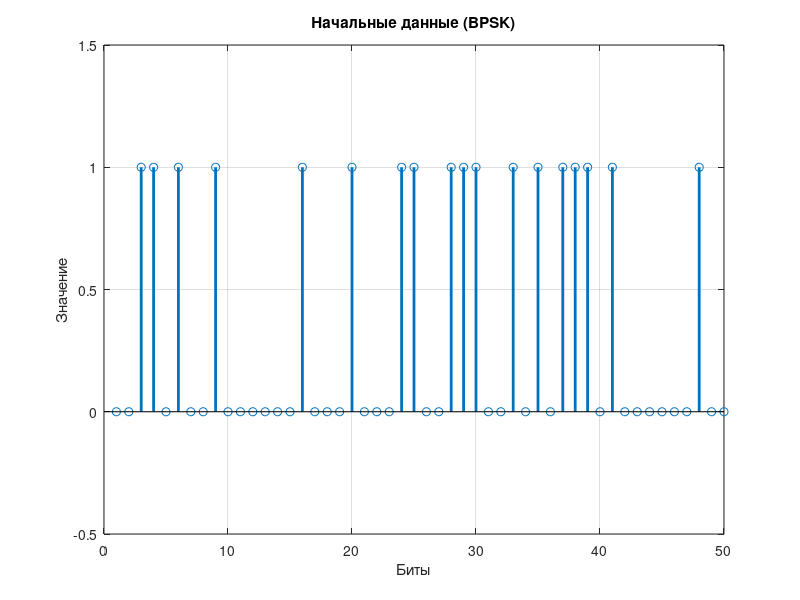
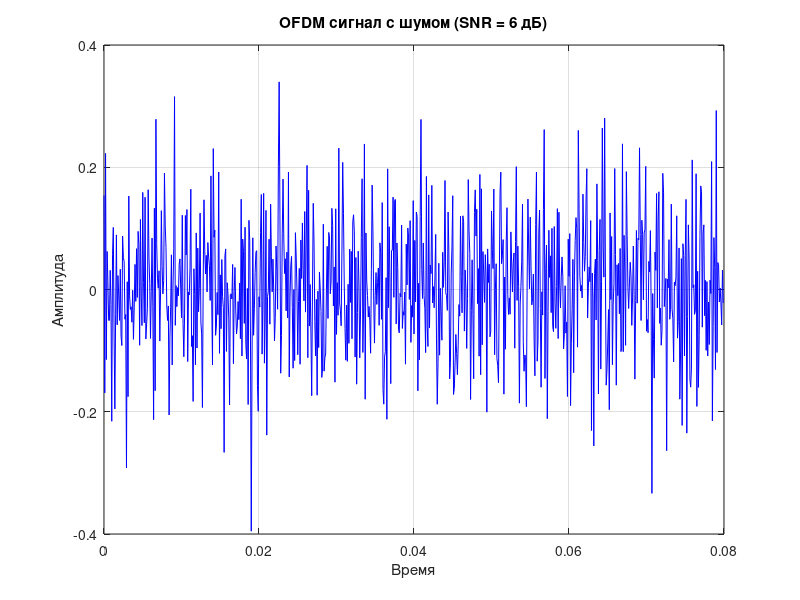
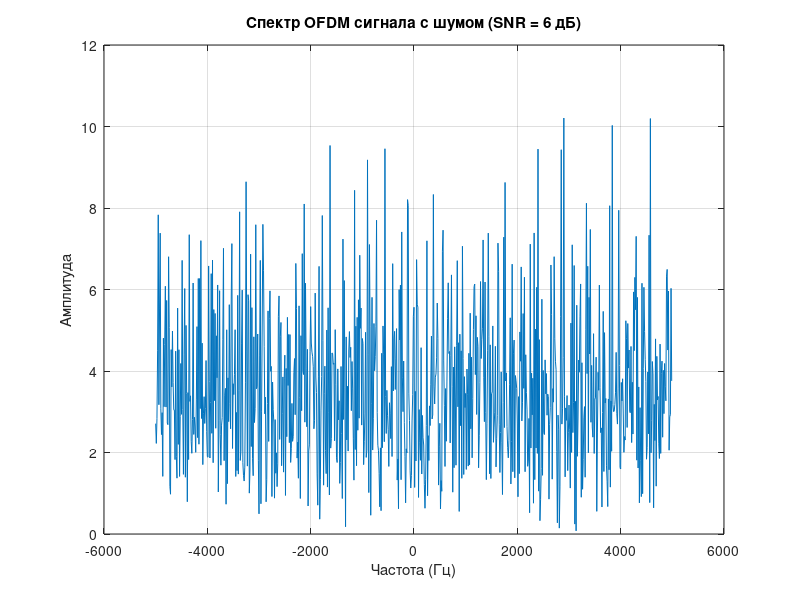
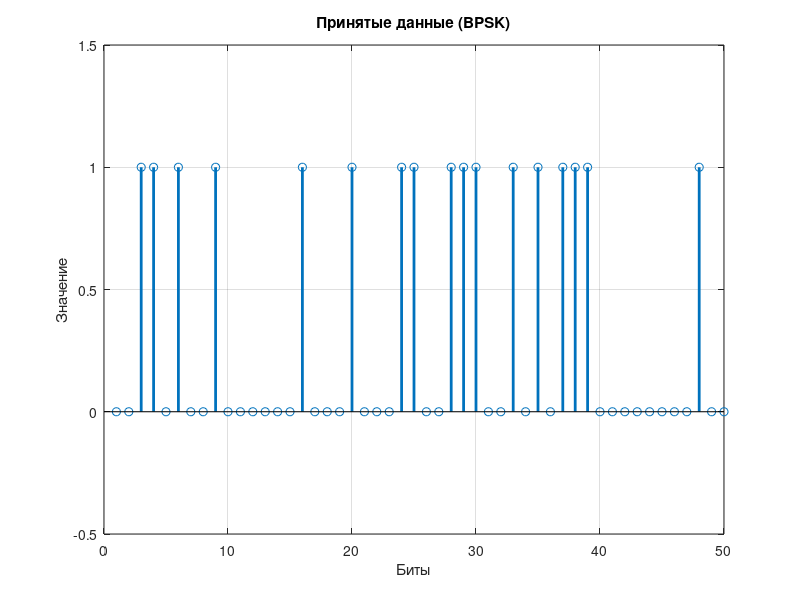

The MATLAB script that drew these images, in order:
% Параметры OFDM
N = 64; % Количество поднесущих
cp_len = 16; % Длина циклического префикса
num_symbols = 10; % Количество OFDM символов
f = 1000; % Несущая частота (Гц)
Fs = 10000; % Частота дискретизации (Гц)
T = 1/Fs; % Период дискретизации
t = 0:T:(N + cp_len) * num_symbols * T - T; % Временной вектор
SNR_dB = 6; % Заданное значение SNR в дБ

% Генерация случайных данных (BPSK модуляция)
data = randi([0 1], 1, N * num_symbols); % Биты 0 и 1
bpsk_symbols = 2 * data - 1; % BPSK: 0 -> -1, 1 -> +1

% Построение графика начальных данных (BPSK)
figure;
stem(data(1:50), 'LineWidth', 2); % Покажем первые 50 бит для наглядности
title('Начальные данные (BPSK)');
xlabel('Биты');
ylabel('Значение');
ylim([-0.5 1.5]);
grid on;

% Преобразование данных в матрицу поднесущих
bpsk_symbols = reshape(bpsk_symbols, N, num_symbols);

% Обратное быстрое преобразование Фурье (IFFT)
ofdm_symbols = ifft(bpsk_symbols);

% Добавление циклического префикса
ofdm_symbols_with_cp = [ofdm_symbols(end-cp_len+1:end, :); ofdm_symbols];

% Преобразование матрицы в один временной ряд
ofdm_signal = ofdm_symbols_with_cp(:).';

% Перенос на несущую частоту
carrier = exp(1j * 2 * pi * f * t); % Комплексная экспонента
ofdm_signal_modulated = ofdm_signal .* carrier; % Перенос на несущую частоту

% Добавление шума
signal_power = mean(abs(ofdm_signal_modulated).^2); % Мощность сигнала
SNR_linear = 10^(SNR_dB / 10); % Преобразование SNR из дБ в линейный масштаб
noise_power = signal_power / SNR_linear; % Мощность шума
noise = sqrt(noise_power/2) * (randn(size(ofdm_signal_modulated)) + 1j * randn(size(ofdm_signal_modulated))); % Комплексный шум
ofdm_signal_noisy = ofdm_signal_modulated + noise; % Сигнал с шумом

% Построение графика модулированного сигнала с шумом
figure;
plot(t, real(ofdm_signal_noisy), 'b');
xlabel('Время');
ylabel('Амплитуда');
title('OFDM сигнал с шумом (SNR = 6 дБ)');
grid on;

% Построение спектра модулированного сигнала с шумом
L = length(ofdm_signal_noisy); % Длина сигнала
f_axis = Fs * (-L/2:L/2-1) / L; % Вектор частот
spectrum_noisy = fftshift(abs(fft(ofdm_signal_noisy))); % Спектр сигнала

figure;
plot(f_axis, spectrum_noisy);
xlabel('Частота (Гц)');
ylabel('Амплитуда');
title('Спектр OFDM сигнала с шумом (SNR = 6 дБ)');
grid on;

% OFDM приемник
% Обратный перенос на приемнике
ofdm_signal_demodulated = ofdm_signal_noisy .* conj(carrier); % Обратный перенос

% Разделение сигнала на OFDM символы с циклическим префиксом
ofdm_symbols_with_cp_rx = reshape(ofdm_signal_demodulated, N + cp_len, num_symbols);

% Удаление циклического префикса
ofdm_symbols_rx = ofdm_symbols_with_cp_rx(cp_len+1:end, :);

% Прямое быстрое преобразование Фурье (FFT)
received_symbols = fft(ofdm_symbols_rx);

% BPSK демодуляция
received_bits = real(received_symbols) > 0; % Демодуляция: положительные значения -> 1, отрицательные -> 0

% Преобразование матрицы в один битовый поток
received_data = received_bits(:).';

% Построение графика принятых данных (BPSK)
figure;
stem(received_data(1:50), 'LineWidth', 2); % Покажем первые 50 бит для наглядности
title('Принятые данные (BPSK)');
xlabel('Биты');
ylabel('Значение');
ylim([-0.5 1.5]);
grid on;

% Проверка ошибок
error_rate = sum(data ~= received_data) / length(data);
fprintf('Частота ошибок: %.4f\n', error_rate);
